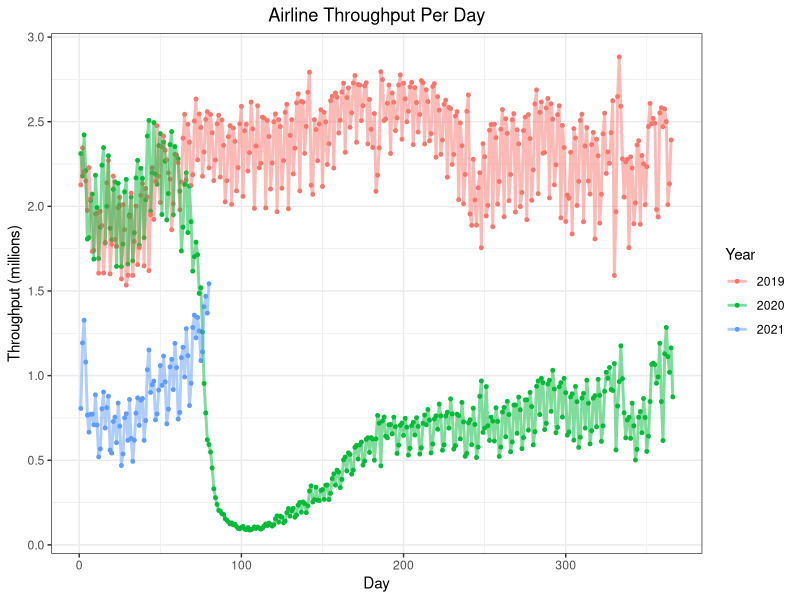
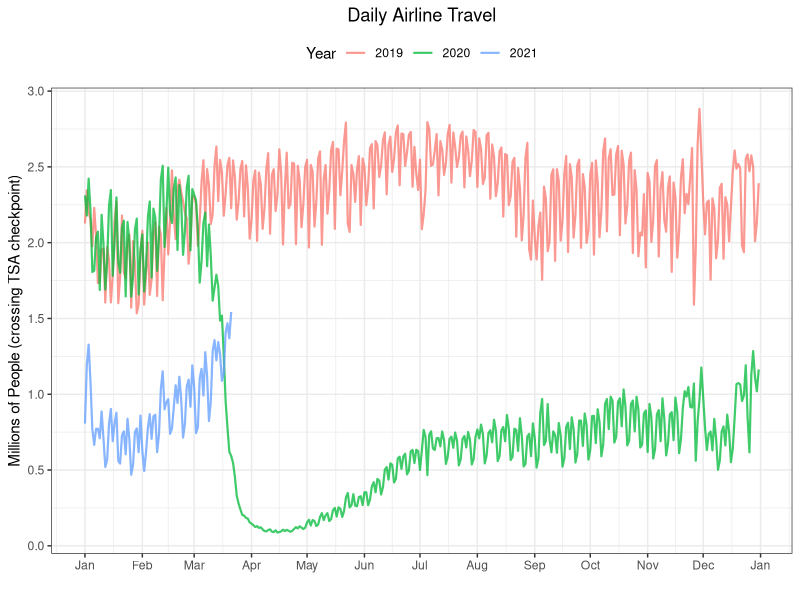
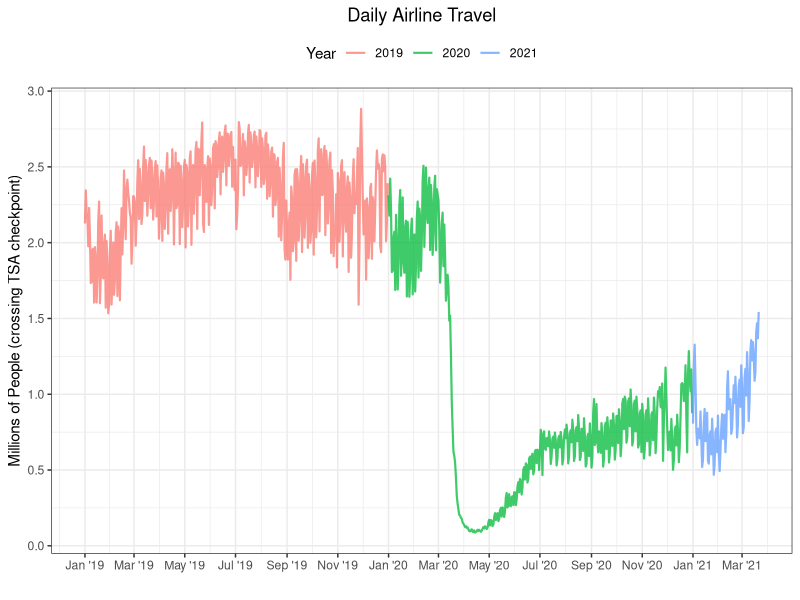
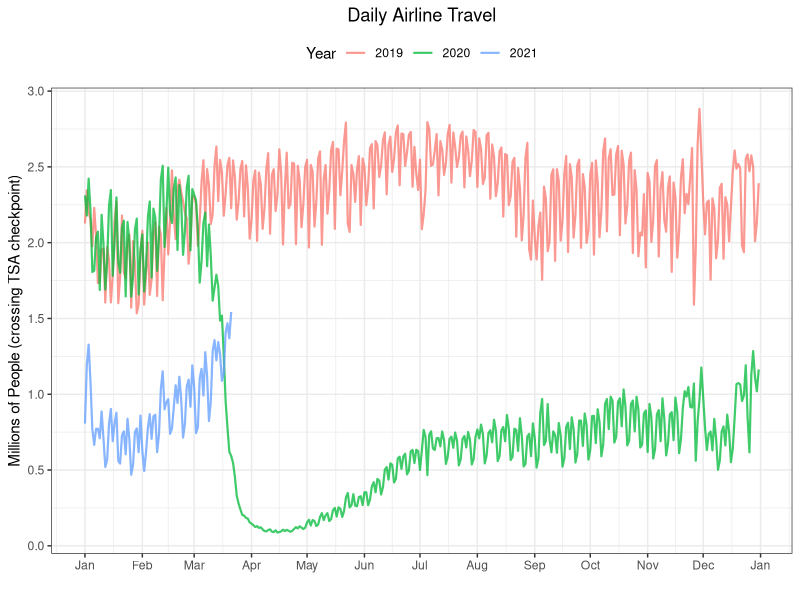
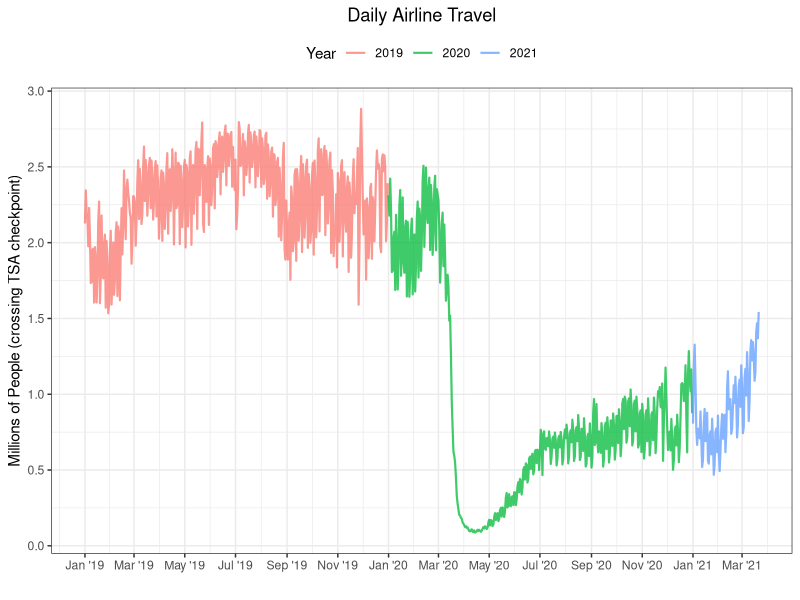

Reproduce these figures in R, in order.
## ---- chunk 1
knitr::opts_chunk$set(echo = TRUE)
## ---- chunk 2
library(tidyverse)
library(lubridate)
library(readxl)
## ---- chunk 3
raw <- readxl::read_xlsx("tsa.xlsx", sheet = 2)
## ---- chunk 4
View(raw)
## ---- chunk 5
dat <-
raw %>% 
  mutate(date = mdy(date),
         travel = as.numeric(gsub(",", "", travel)))
## ---- chunk 6
View(dat)
## ---- chunk 7
dat %>% 
  mutate(year = year(date),
         yday = yday(date),
         travel_m = travel/1e6,
         month = month(date, label = TRUE, abbr = TRUE)) %>% 
  ggplot(aes(x = yday,
             y = travel_m,
             color = as.factor(year))) +
  geom_point(size = 1) +
  geom_line(size = 1,
            alpha = 0.5) +
  theme_bw() +
  labs(title = "Airline Throughput Per Day",
       x = "Day",
       y = "Throughput (millions)",
       color = "Year") +
  scale_y_continuous(breaks = seq(0, 3, 0.5)) +
  #scale_x_date(date_breaks = month) +
  theme(plot.title = element_text(hjust = 0.5))
  
  
## ---- chunk 8
plot_overlay <-
dat %>% 
  mutate(year = factor(year(date)),
         yday = yday(date),
         travel_m = travel/1e6) %>% 
  group_by(yday) %>% 
  mutate(date_grouped = last(date)) %>%
  filter(date != "2020-12-31") %>% # leap year shenanigans
  ggplot(aes(x = date_grouped,
             y = travel_m,
             color = as.factor(year))) +
  #geom_point() +
  geom_line(size = 0.75,
            alpha = 0.75) +
  theme_bw() +
  labs(title = "Daily Airline Travel",
       x = "",
       y = "Millions of People (crossing TSA checkpoint)",
       color = "Year") +
  scale_y_continuous(breaks = seq(0, 3, 0.5)) +
  scale_x_date(date_breaks = "1 month",
               date_labels = "%b") +
  theme(plot.title = element_text(hjust = 0.5),
        legend.position = "top")
plot_overlay
  
## ---- chunk 9
plot_long <-
dat %>% 
  mutate(year = factor(year(date)),
         travel_m = travel/1e6) %>% 
  ggplot(aes(x = date,
             y = travel_m,
             color = as.factor(year))) +
  #geom_point() +
  geom_line(size = 0.75,
            alpha = 0.75) +
  theme_bw() +
  labs(title = "Daily Airline Travel",
       x = "",
       y = "Millions of People (crossing TSA checkpoint)",
       color = "Year") +
  scale_y_continuous(breaks = seq(0, 3, 0.5)) +
  scale_x_date(date_breaks = "2 month",
               date_labels = "%b \'%y") +
  theme(plot.title = element_text(hjust = 0.5),
        legend.position = "top")
plot_long

## ---- chunk 10

ggsave(filename = "Airline Traffic (Overlay).pdf", plot = plot_overlay, width = 12, height = 5)
ggsave(filename = "Airline Traffic (Long).pdf", plot = plot_long, width = 12, height = 5)

## ---- chunk 11
dat %>% 
  mutate(year = factor(year(date)),
         yday = yday(date),
         travel_m = travel/1e6) %>% 
  group_by(yday) %>% 
  mutate(date_grouped = last(date)) %>%
  arrange(yday) 
## ---- chunk 12
raw %>% 
  arrange(date)
## ---- chunk 13
dat %>% 
  arrange(date)
